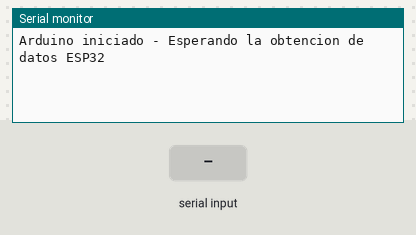
Bench run of a sketch on a simulated Arduino Uno, built with avr-gcc and run on an emulated ATmega328P. Shown: the last lines printed to the serial monitor. The test bench sets the inputs (shaded band).

Above: at 1.0 s.
1.1 s: "TIME\n" received over the second serial link
At 2.3 s:
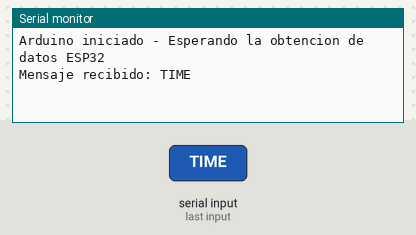
2.6 s: "SEND\n" received over the second serial link
At 3.7 s:
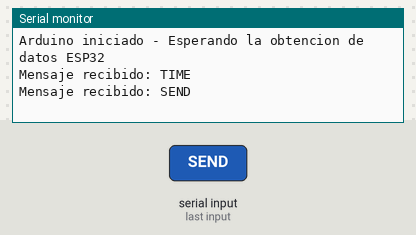
4.1 s: "TIME:\n" received over the second serial link
At 4.9 s:
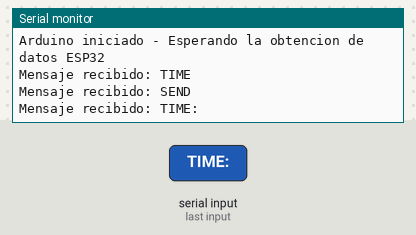
5.6 s: "90,45\n" received over the second serial link
At 6.0 s:
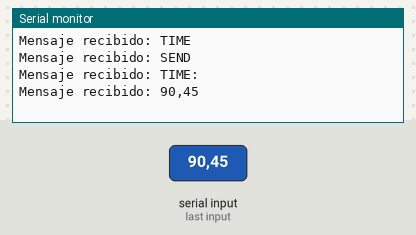
7.1 s: "5\n" received over the second serial link
At 8.3 s:
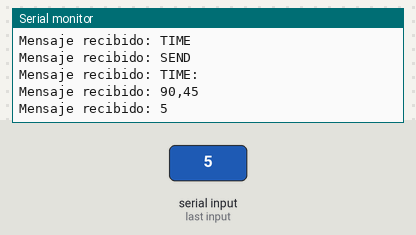
8.6 s: "TIME:90\n" received over the second serial link
At 9.3 s:
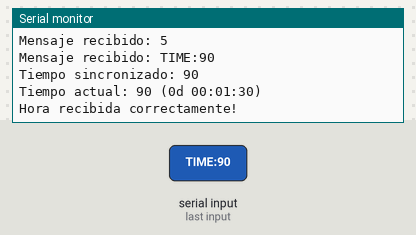

Measured:
- after the input at 1.1 s, the serial monitor: prints a new line at once (image 1)
- after the input at 2.6 s, the serial monitor: prints a new line at once (image 2)
- after the input at 4.1 s, the serial monitor: prints a new line at once (image 3)
- after the input at 5.6 s, the serial monitor: prints a new line at once (image 4)
- after the input at 7.1 s, the serial monitor: prints a new line at once (image 5)
- after the input at 8.6 s, the serial monitor: prints a new line at once (image 6)

The sketch:

ARD.ino
```cpp
// Arduino - ESP32 - Recepcion y envio de datos por tiempo via UART
// Recibe hora inicial del ESP32 y envía datos cada 2 minutos

#include <SoftwareSerial.h>

// Configuración de pines para comunicación UART
SoftwareSerial espSerial(2, 3); // RX, TX

// Variables para manejo de tiempo
unsigned long currentTime = 0;          // Tiempo actual en segundos desde epoch
unsigned long lastSyncTime = 0;         // Última vez que se sincronizó
unsigned long lastSendTime = 0;         // Última vez que se enviaron datos
bool timeReceived = false;              // Flag para verificar si se recibió la hora

const unsigned long SEND_INTERVAL = 120000; // 2 minutos (Modificar despues)
const unsigned long SECOND_INTERVAL = 1000; // 1 segundo

void setup() {
  Serial.begin(9600);
  espSerial.begin(9600);

  Serial.println("Arduino iniciado - Esperando la obtencion de datos ESP32");

  // Esperar a recibir la hora inicial del ESP32
  while (!timeReceived) {
    receiveTimeFromESP32();
    delay(100);
  }

  Serial.println("Hora recibida correctamente!");
  lastSendTime = millis();
}

void loop() {
  // Actualizar tiempo cada segundo
  static unsigned long lastSecondUpdate = 0;
  if (millis() - lastSecondUpdate >= SECOND_INTERVAL) {
    currentTime++;
    lastSecondUpdate = millis();
  }

  // Enviar datos cada 2 minutos
  if (millis() - lastSendTime >= SEND_INTERVAL) {
    sendTimeToESP32();
    lastSendTime = millis();
  }

  // Verificar si hay comandos desde el monitor serie
  if (Serial.available()) {
    String command = Serial.readString();
    command.trim();

    if (command == "TIME") {
      printCurrentTime();
    } else if (command == "SEND") {
      sendTimeToESP32();
    }
  }
}

void receiveTimeFromESP32() {
  if (espSerial.available()) {
    String message = espSerial.readStringUntil('\n');
    message.trim();

    Serial.println("Mensaje recibido: " + message);

    if (message.startsWith("TIME:")) {
      // Extraer el timestamp
      String timeStr = message.substring(5);
      currentTime = timeStr.toInt();

      if (currentTime > 0) {
        timeReceived = true;
        lastSyncTime = millis();
        Serial.println("Tiempo sincronizado: " + String(currentTime));
        printCurrentTime();
      }
    }
  }
}

void sendTimeToESP32() {
  // Crear mensaje JSON con datos de tiempo
  String jsonMessage = "{";
  jsonMessage += "\"timestamp\":" + String(currentTime) + ",";
  jsonMessage += "\"device\":\"Arduino\",";
  jsonMessage += "\"uptime\":" + String(millis()) + ",";
  jsonMessage += "\"formatted_time\":\"" + formatTime(currentTime) + "\"";
  jsonMessage += "}";

  // Enviar al ESP32
  espSerial.println("DATA:" + jsonMessage);

  Serial.println("Datos enviados al ESP32:");
  Serial.println(jsonMessage);
}

String formatTime(unsigned long timestamp) {
  // Convertir timestamp a formato legible (básico)
  unsigned long seconds = timestamp % 60;
  unsigned long minutes = (timestamp / 60) % 60;
  unsigned long hours = (timestamp / 3600) % 24;
  unsigned long days = timestamp / 86400;

  String formatted = String(days) + "d ";
  if (hours < 10) formatted += "0";
  formatted += String(hours) + ":";
  if (minutes < 10) formatted += "0";
  formatted += String(minutes) + ":";
  if (seconds < 10) formatted += "0";
  formatted += String(seconds);

  return formatted;
}

void printCurrentTime() {
  Serial.println("Tiempo actual: " + String(currentTime) + " (" + formatTime(currentTime) + ")");
}
```
